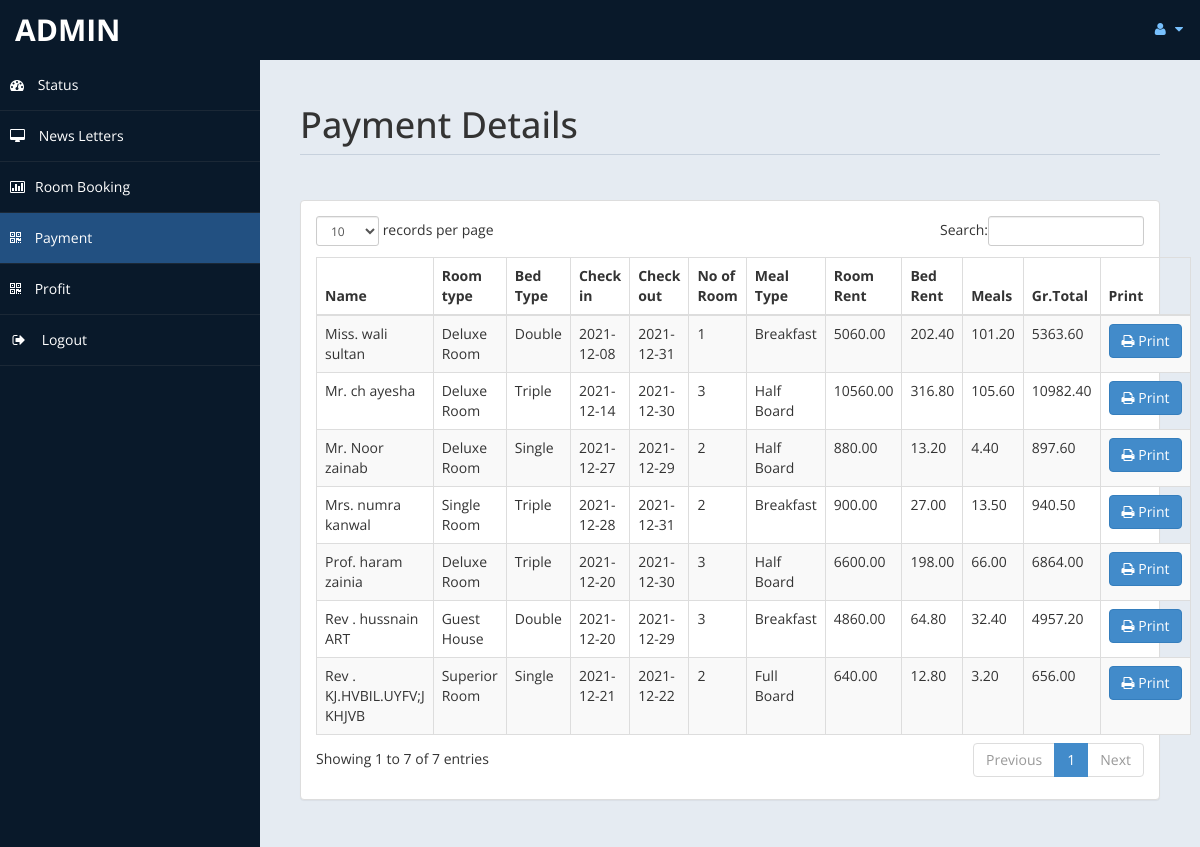
Page /admin/payment.php (signed in) on the committed database.
### tables this page shows
CREATE TABLE `payment` (
  `id` int(11) DEFAULT NULL,
  `title` varchar(5) DEFAULT NULL,
  `fname` varchar(30) DEFAULT NULL,
  `lname` varchar(30) DEFAULT NULL,
  `troom` varchar(30) DEFAULT NULL,
  `tbed` varchar(30) DEFAULT NULL,
  `nroom` int(11) DEFAULT NULL,
  `cin` date DEFAULT NULL,
  `cout` date DEFAULT NULL,
  `ttot` double(8,2) DEFAULT NULL,
  `fintot` double(8,2) DEFAULT NULL,
  `mepr` double(8,2) DEFAULT NULL,
  `meal` varchar(30) DEFAULT NULL,
  `btot` double(8,2) DEFAULT NULL,
  `noofdays` int(11) DEFAULT NULL
);

### admin/payment.php (the view, shortened to what this page needs)
<!DOCTYPE html>
<html xmlns="http://www.w3.org/1999/xhtml">
<head>
    <link href="assets/css/bootstrap.css" rel="stylesheet" />
    <link href="assets/css/font-awesome.css" rel="stylesheet" />
    <link href="assets/css/custom-styles.css" rel="stylesheet" />
    <link href="assets/js/dataTables/dataTables.bootstrap.css" rel="stylesheet" />
</head>
<body>
    <div id="wrapper">
        <nav class="navbar navbar-default top-navbar" role="navigation">
            <div class="navbar-header">
                <a class="navbar-brand" href="home.php"><?php echo $_SESSION["user"]; ?> </a>
            </div>
            <ul class="nav navbar-top-links navbar-right">
                <li class="dropdown">
                    <a class="dropdown-toggle" data-toggle="dropdown" href="#" aria-expanded="false">
                        <i class="fa fa-user fa-fw"></i> <i class="fa fa-caret-down"></i>
                    </a>
                </li>
            </ul>
        </nav>
        <nav class="navbar-default navbar-side" role="navigation">
            <div class="sidebar-collapse">
                <ul class="nav" id="main-menu">
                    <li>
                        <a href="home.php"><i class="fa fa-dashboard"></i> Status</a>
                    </li>
                    <li>
                        <a  href="messages.php"><i class="fa fa-desktop"></i> News Letters</a>
                    </li>
					<li>
                        <a href="roombook.php"><i class="fa fa-bar-chart-o"></i>Room Booking</a>
                    </li>
                    <li>
                        <a class="active-menu" href="payment.php"><i class="fa fa-qrcode"></i> Payment</a>
                    </li>
                    <li>
                        <a  href="profit.php"><i class="fa fa-qrcode"></i> Profit</a>
                    </li>
                    <li>
                        <a href="logout.php" ><i class="fa fa-sign-out fa-fw"></i> Logout</a>
                    </li>
            </div>
        </nav>
        <div id="page-wrapper" >
            <div id="page-inner">
			 <div class="row">
                    <div class="col-md-12">
                        <h1 class="page-header">
                           Payment Details<small> </small>
                        </h1>
                    </div>
                </div>
            <div class="row">
                <div class="col-md-12">
                    <div class="panel panel-default">
                        <div class="panel-body">
                            <div class="table-responsive">
                                <table class="table table-striped table-bordered table-hover" id="dataTables-example">
                                    <thead>
                                        <tr>
                                            <th>Name</th>
											<th>Room type</th>
                                            <th>Bed Type</th>
                                            <th>Check in</th>
											<th>Check out</th>
											<th>No of Room</th>
											<th>Meal Type</th>
                                            <th>Room Rent</th>
											<th>Bed Rent</th>
											<th>Meals </th>
											<th>Gr.Total</th>
											<th>Print</th>
                                        </tr>
                                    </thead>
                                    <tbody>
									<?php
										include ('db.php');
										$sql="select * from payment";
										$re = mysqli_query($con,$sql);
										while($row = mysqli_fetch_array($re))
										{
											$id = $row['id'];
											if($id % 2 ==1 )
											{
												echo"<tr class='gradeC'>
													<td>".$row['title']." ".$row['fname']." ".$row['lname']."</td>
													<td>".$row['troom']."</td>
													<td>".$row['tbed']."</td>
													<td>".$row['cin']."</td>
													<td>".$row['cout']."</td>
													<td>".$row['nroom']."</td>
													<td>".$row['meal']."</td>
													<td>".$row['ttot']."</td>
													<td>".$row['mepr']."</td>
													<td>".$row['btot']."</td>
													<td>".$row['fintot']."</td>
													<td><a href=print.php?pid=".$id ." <button class='btn btn-primary'> <i class='fa fa-print' ></i> Print</button></td>
													</tr>";
											}
											else
											{
												echo"<tr class='gradeU'>
													<td>".$row['title']." ".$row['fname']." ".$row['lname']."</td>
													<td>".$row['troom']."</td>
													<td>".$row['tbed']."</td>
													<td>".$row['cin']."</td>
													<td>".$row['cout']."</td>
													<td>".$row['nroom']."</td>
													<td>".$row['meal']."</td>
													<td>".$row['ttot']."</td>
													<td>".$row['mepr']."</td>
													<td>".$row['btot']."</td>
													<td>".$row['fintot']."</td>
													<td><a href=print.php?pid=".$id ." <button class='btn btn-primary'> <i class='fa fa-print' ></i> Print</button></td>
													</tr>";
											}
										}
									?>
                                    </tbody>
                                </table>
                            </div>
                        </div>
                    </div>
                </div>
            </div>
                </div>
            </div>
    </div>
</body>
</html>

### admin/assets/css/custom-styles.css (style rules this page uses)
body { font-family: 'Open Sans', sans-serif; }
#wrapper { width: 100%; background:#09192A; }
#page-wrapper { padding: 15px 15px; min-height: 600px; background:#E5EBF2; }
#page-inner { width:100%; margin:10px 20px 10px 0px; background-color:transparent; padding:10px; min-height:1200px; }
h1, .h1, h2, .h2, h3, .h3 { margin-top: 7px; margin-bottom: -5px; }
.page-header { padding-bottom: 9px; margin: 10px 0 45px; border-bottom: 1px solid #C7D1DD; }
.top-navbar { margin:0px; }
.top-navbar .navbar-brand { color: #fff; width: 260px; text-align: left; height: 60px; font-size: 30px; font-weight: 700; text-transform: uppercase; line-height: 30px; }
.top-navbar .nav > li { position: relative; display: inline-block; }
.top-navbar .nav > li > a { position: relative; display: block; padding: 19px 15px; color: #77C0FD; }
.active-menu { background-color:#225081!important; }
.sidebar-collapse , .sidebar-collapse .nav { background:none; }
.sidebar-collapse .nav { padding:0; }
.sidebar-collapse .nav > li > a { color:#fff; background:transparent; text-shadow:none; }
.sidebar-collapse > .nav > li > a { padding:15px 10px; }
.sidebar-collapse > .nav > li { border-bottom: 1px solid rgba(107, 108, 109, 0.19); }
.navbar-side { border:none; background-color: transparent; }
.top-navbar { background:#09192A; border-bottom:none; }
.top-navbar .nav > li > a > i { margin-right: 2px; }
.navbar-default { border:0px solid black; }
.navbar-header { background: #09192A; }
.nav > li > a > i { margin-right:10px; }
@media (min-width:768px) { #page-wrapper { margin: 0 0 0 260px; padding: 15px 30px; min-height: 1200px; } }
@media (min-width:768px) { .navbar-side { z-index: 1; position: absolute; width: 260px; } }
@media (min-width:768px) { .navbar { border-radius: 0px; } }

### rows in the picture
payment: title "Miss.", fname "wali", lname "sultan", troom "Deluxe Room", tbed "Double", cin "2021-12-08", cout "2021-12-31", nroom "1", meal "Breakfast", ttot "5060.00", mepr "202.40", btot "101.20", fintot "5363.60"
payment: title "Mr.", fname "ch", lname "ayesha", troom "Deluxe Room", tbed "Triple", cin "2021-12-14", cout "2021-12-30", nroom "3", meal "Half Board", ttot "10560.00", mepr "316.80", btot "105.60", fintot "10982.40"
payment: title "Rev .", fname "KJ.HVBIL.UYFV;J", lname "KHJVB", troom "Superior Room", tbed "Single", cin "2021-12-21", cout "2021-12-22", nroom "2", meal "Full Board", ttot "640.00", mepr "12.80", btot "3.20", fintot "656.00"
payment: title "Rev .", fname "hussnain", lname "ART", troom "Guest House", tbed "Double", cin "2021-12-20", cout "2021-12-29", nroom "3", meal "Breakfast", ttot "4860.00", mepr "64.80", btot "32.40", fintot "4957.20"
payment: title "Prof.", fname "haram", lname "zainia", troom "Deluxe Room", tbed "Triple", cin "2021-12-20", cout "2021-12-30", nroom "3", meal "Half Board", ttot "6600.00", mepr "198.00", btot "66.00", fintot "6864.00"
payment: title "Mrs.", fname "numra", lname "kanwal", troom "Single Room", tbed "Triple", cin "2021-12-28", cout "2021-12-31", nroom "2", meal "Breakfast", ttot "900.00", mepr "27.00", btot "13.50", fintot "940.50"
payment: title "Mr.", fname "Noor", lname "zainab", troom "Deluxe Room", tbed "Single", cin "2021-12-27", cout "2021-12-29", nroom "2", meal "Half Board", ttot "880.00", mepr "13.20", btot "4.40", fintot "897.60"

### other values in the picture
$_SESSION["user"] "ADMIN"
